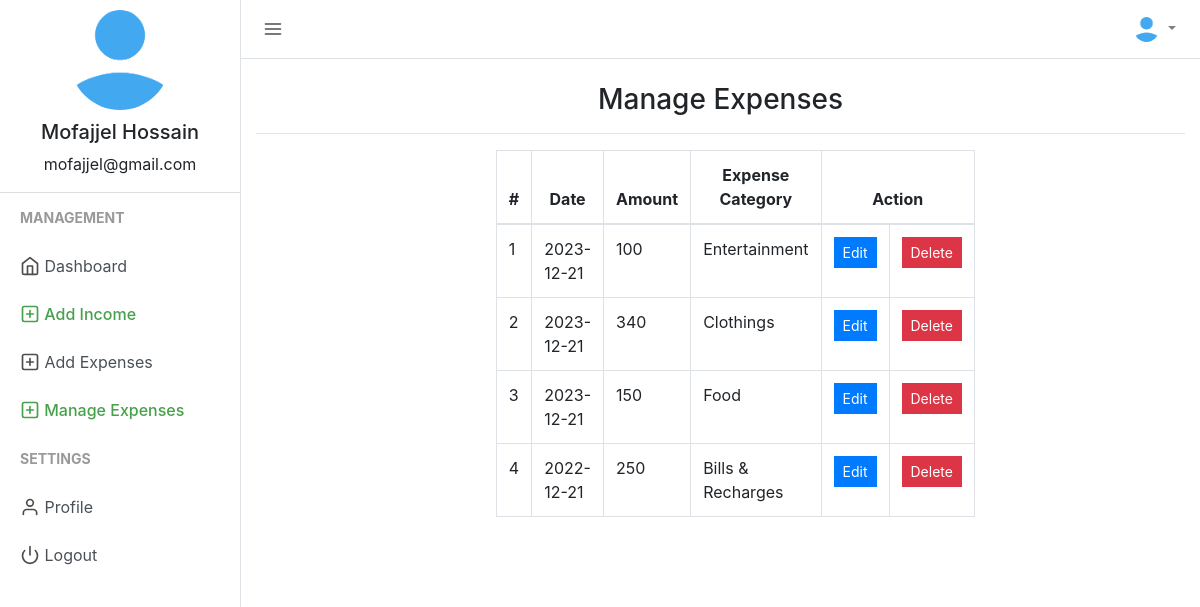
The app's page /manage_expense.php (signed in), older data.
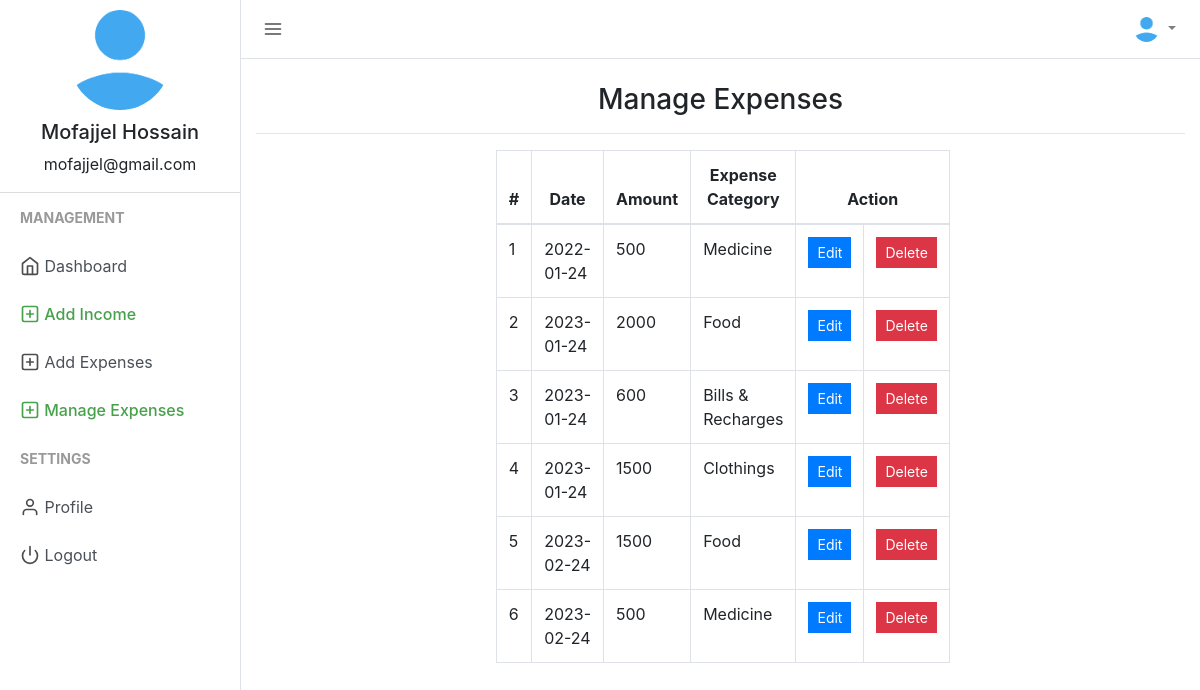
The same page, newer data.
### tables this page shows
CREATE TABLE `users` (
  `user_id` int NOT NULL,
  `firstname` varchar(50) NOT NULL,
  `lastname` varchar(25) NOT NULL,
  `email` varchar(50) NOT NULL,
  `profile_path` varchar(50) NOT NULL DEFAULT 'default_profile.png',
  `password` varchar(50) NOT NULL,
  `trn_date` datetime NOT NULL
);

CREATE TABLE `expenses` (
  `expense_id` int NOT NULL,
  `user_id` varchar(15) NOT NULL,
  `expense` int NOT NULL,
  `expensedate` varchar(15) NOT NULL,
  `expensecategory` varchar(50) NOT NULL
);

### session.php (called while the page is built, shortened)
<?php
include("config.php");
$sess_email = $_SESSION["email"];
$sql = "SELECT user_id, firstname, lastname, email, profile_path FROM users WHERE email = '$sess_email'";
$result = $con->query($sql);
if ($result->num_rows > 0) {
  while($row = $result->fetch_assoc()) {
    $userid=$row["user_id"];
    $username =$row["firstname"]." ".$row["lastname"];
    $useremail=$row["email"];
    $userprofile="uploads/".$row["profile_path"];
  }
} else {
    $userid="GHX1Y2";
    $username ="Jhon Doe";
    $useremail="mailid@domain.com";
    $userprofile="Uploads/default_profile.png";
}
?>

### manage_expense.php (the view, shortened to what this page needs)
<?php
include("session.php");
$exp_fetched = mysqli_query($con, "SELECT * FROM expenses WHERE user_id = '$userid'");
?>
<!DOCTYPE html>
<html lang="en">
<head>
    <link href="css/bootstrap.min.css" rel="stylesheet">
    <link href="css/style.css" rel="stylesheet">
</head>
<body>
    <div class="d-flex" id="wrapper">
        <div class="border-right" id="sidebar-wrapper">
            <div class="user">
                <img class="img img-fluid rounded-circle" src="<?php echo $userprofile ?>" width="120">
                <h5><?php echo $username ?></h5>
                <p><?php echo $useremail ?></p>
            </div>
            <div class="sidebar-heading">Management</div>
            <div class="list-group list-group-flush">
                <a href="index.php" class="list-group-item list-group-item-action"><span data-feather="home"></span> Dashboard</a>
                <a href="add_income.php" class="list-group-item list-group-item-action sidebar-active"><span data-feather="plus-square"></span> Add Income</a>
                <a href="add_expense.php" class="list-group-item list-group-item-action "><span data-feather="plus-square"></span> Add Expenses</a>
                <a href="manage_expense.php" class="list-group-item list-group-item-action sidebar-active"><span data-feather="plus-square"></span> Manage Expenses</a>
            </div>
            <div class="sidebar-heading">Settings </div>
            <div class="list-group list-group-flush">
                <a href="profile.php" class="list-group-item list-group-item-action "><span data-feather="user"></span> Profile</a>
                <a href="logout.php" class="list-group-item list-group-item-action "><span data-feather="power"></span> Logout</a>
            </div>
        </div>
        <div id="page-content-wrapper">
            <nav class="navbar navbar-expand-lg navbar-light  border-bottom">
                <button class="toggler" type="button" id="menu-toggle" aria-expanded="false">
                    <span data-feather="menu"></span>
                </button>
                <div class="collapse navbar-collapse" id="navbarSupportedContent">
                    <ul class="navbar-nav ml-auto mt-2 mt-lg-0">
                        <li class="nav-item dropdown">
                            <a class="nav-link dropdown-toggle" href="#" id="navbarDropdown" role="button" data-toggle="dropdown" aria-haspopup="true" aria-expanded="false">
                                <img class="img img-fluid rounded-circle" src="<?php echo $userprofile ?>" width="25">
                            </a>
                        </li>
                    </ul>
                </div>
            </nav>
            <div class="container-fluid">
                <h3 class="mt-4 text-center">Manage Expenses</h3>
                <hr>
                <div class="row justify-content-center">
                    <div class="col-md-6">
                        <table class="table table-hover table-bordered">
                            <thead>
                                <tr class="text-center">
                                    <th>#</th>
                                    <th>Date</th>
                                    <th>Amount</th>
                                    <th>Expense Category</th>
                                    <th colspan="2">Action</th>
                                </tr>
                            </thead>
                            <?php $count=1; while ($row = mysqli_fetch_array($exp_fetched)) { ?>
                                <tr>
                                    <td><?php echo $count;?></td>
                                    <td><?php echo $row['expensedate']; ?></td>
                                    <td><?php echo ''.$row['expense']; ?></td>
                                    <td><?php echo $row['expensecategory']; ?></td>
                                    <td class="text-center">
                                        <a href="add_expense.php?edit=<?php echo $row['expense_id']; ?>" class="btn btn-primary btn-sm" style="border-radius:0%;">Edit</a>
                                    </td>
                                    <td class="text-center">
                                        <a href="add_expense.php?delete=<?php echo $row['expense_id']; ?>" class="btn btn-danger btn-sm" style="border-radius:0%;">Delete</a>
                                    </td>
                                </tr>
                            <?php $count++; } ?>
                        </table>
                    </div>
                </div>
            </div>
        </div>
    </div>
</body>
</html>

### css/style.css (style rules this page uses)
body { background-color: #efefef; }
.feather { width: 20px; height: 20px; stroke: #4d4d4d; stroke-width: 2; stroke-linecap: round; stroke-linejoin: round; fill: none; vertical-align: text-bottom; }
.list-group { background-color: #ffffff; }
.list-group-item { border: none; }
.user { text-align: center; border-bottom: 1px solid #ddd; }
.user img { padding: 10px; }
.toggler { color: #000; background-color: #fff; border: none; outline: none; }
.sidebar-active { color: #47a04b; font-weight: 500; }
.sidebar-active .feather { stroke: #47a04b; font-weight: 500; }
#wrapper { overflow-x: hidden; background-color: #fff; }
#sidebar-wrapper { min-height: 100vh; margin-left: -15rem; -webkit-transition: margin 0.25s ease-out; -moz-transition: margin 0.25s ease-out; -o-transition: margin 0.25s ease-out; transition: margin 0.25s ease-out; }
#sidebar-wrapper .sidebar-heading { padding: 0.875rem 1.25rem; font-size: 14px; font-weight: bold; text-transform: uppercase; color: #999; }
#sidebar-wrapper .list-group { width: 15rem; }
#page-content-wrapper { min-width: 100vw; }
@media (min-width: 768px) { #sidebar-wrapper { margin-left: 0; } }
@media (min-width: 768px) { #page-content-wrapper { min-width: 0; width: 100%; } }
.container-fluid { margin-right: 20px; }

Row changes from the older to the newer data that the page shows:
removed expenses: expensedate "2023-12-21", expense "100", expensecategory "Entertainment"
removed expenses: expensedate "2023-12-21", expense "340", expensecategory "Clothings"
removed expenses: expensedate "2023-12-21", expense "150", expensecategory "Food"
removed expenses: expensedate "2022-12-21", expense "250", expensecategory "Bills & Recharges"
added expenses: expensedate "2022-01-24", expense "500", expensecategory "Medicine"
added expenses: expensedate "2023-01-24", expense "2000", expensecategory "Food"
added expenses: expensedate "2023-01-24", expense "600", expensecategory "Bills & Recharges"
added expenses: expensedate "2023-01-24", expense "1500", expensecategory "Clothings"
added expenses: expensedate "2023-02-24", expense "1500", expensecategory "Food"
added expenses: expensedate "2023-02-24", expense "500", expensecategory "Medicine"
